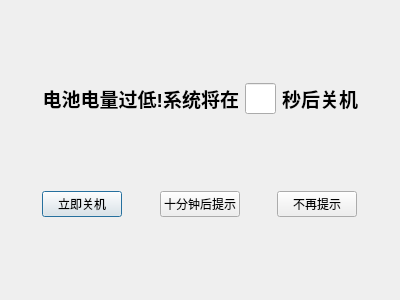
<?xml version="1.0" encoding="UTF-8"?>
<ui version="4.0">
 <class>LowBatteryWarning</class>
 <widget class="QDialog" name="LowBatteryWarning">
  <property name="geometry">
   <rect>
    <x>0</x>
    <y>0</y>
    <width>400</width>
    <height>300</height>
   </rect>
  </property>
  <property name="windowTitle">
   <string>Dialog</string>
  </property>
  <layout class="QGridLayout" name="gridLayout_2">
   <item row="0" column="0">
    <layout class="QVBoxLayout" name="verticalLayout_2">
     <item>
      <spacer name="verticalSpacer">
       <property name="orientation">
        <enum>Qt::Vertical</enum>
       </property>
       <property name="sizeHint" stdset="0">
        <size>
         <width>20</width>
         <height>40</height>
        </size>
       </property>
      </spacer>
     </item>
     <item>
      <layout class="QHBoxLayout" name="horizontalLayout" stretch="0,8,2,4,0">
       <item>
        <spacer name="horizontalSpacer">
         <property name="orientation">
          <enum>Qt::Horizontal</enum>
         </property>
         <property name="sizeHint" stdset="0">
          <size>
           <width>40</width>
           <height>20</height>
          </size>
         </property>
        </spacer>
       </item>
       <item>
        <widget class="QLabel" name="label_promptMsg1">
         <property name="font">
          <font>
           <pointsize>14</pointsize>
           <weight>75</weight>
           <bold>true</bold>
          </font>
         </property>
         <property name="text">
          <string>电池电量过低!系统将在</string>
         </property>
         <property name="alignment">
          <set>Qt::AlignRight|Qt::AlignTrailing|Qt::AlignVCenter</set>
         </property>
        </widget>
       </item>
       <item>
        <widget class="QLineEdit" name="lineEdit_shutDownTime">
         <property name="font">
          <font>
           <pointsize>14</pointsize>
           <weight>75</weight>
           <bold>true</bold>
          </font>
         </property>
         <property name="styleSheet">
          <string notr="true">color: rgb(255, 81, 81);</string>
         </property>
         <property name="alignment">
          <set>Qt::AlignCenter</set>
         </property>
         <property name="readOnly">
          <bool>true</bool>
         </property>
        </widget>
       </item>
       <item>
        <widget class="QLabel" name="label_promptMsg2">
         <property name="font">
          <font>
           <pointsize>14</pointsize>
           <weight>75</weight>
           <bold>true</bold>
          </font>
         </property>
         <property name="text">
          <string>秒后关机</string>
         </property>
        </widget>
       </item>
       <item>
        <spacer name="horizontalSpacer_2">
         <property name="orientation">
          <enum>Qt::Horizontal</enum>
         </property>
         <property name="sizeHint" stdset="0">
          <size>
           <width>40</width>
           <height>20</height>
          </size>
         </property>
        </spacer>
       </item>
      </layout>
     </item>
     <item>
      <spacer name="verticalSpacer_2">
       <property name="orientation">
        <enum>Qt::Vertical</enum>
       </property>
       <property name="sizeHint" stdset="0">
        <size>
         <width>20</width>
         <height>40</height>
        </size>
       </property>
      </spacer>
     </item>
     <item>
      <layout class="QHBoxLayout" name="horizontalLayout_2">
       <item>
        <spacer name="horizontalSpacer_3">
         <property name="orientation">
          <enum>Qt::Horizontal</enum>
         </property>
         <property name="sizeHint" stdset="0">
          <size>
           <width>40</width>
           <height>20</height>
          </size>
         </property>
        </spacer>
       </item>
       <item>
        <widget class="QPushButton" name="pushButton_nowShutDown">
         <property name="text">
          <string>立即关机</string>
         </property>
        </widget>
       </item>
       <item>
        <spacer name="horizontalSpacer_4">
         <property name="orientation">
          <enum>Qt::Horizontal</enum>
         </property>
         <property name="sizeHint" stdset="0">
          <size>
           <width>40</width>
           <height>20</height>
          </size>
         </property>
        </spacer>
       </item>
       <item>
        <widget class="QPushButton" name="pushButton_tenMinutesLater">
         <property name="text">
          <string>十分钟后提示</string>
         </property>
        </widget>
       </item>
       <item>
        <spacer name="horizontalSpacer_5">
         <property name="orientation">
          <enum>Qt::Horizontal</enum>
         </property>
         <property name="sizeHint" stdset="0">
          <size>
           <width>40</width>
           <height>20</height>
          </size>
         </property>
        </spacer>
       </item>
       <item>
        <widget class="QPushButton" name="pushButton_notPrompt">
         <property name="text">
          <string>不再提示</string>
         </property>
        </widget>
       </item>
       <item>
        <spacer name="horizontalSpacer_6">
         <property name="orientation">
          <enum>Qt::Horizontal</enum>
         </property>
         <property name="sizeHint" stdset="0">
          <size>
           <width>40</width>
           <height>20</height>
          </size>
         </property>
        </spacer>
       </item>
      </layout>
     </item>
     <item>
      <spacer name="verticalSpacer_3">
       <property name="orientation">
        <enum>Qt::Vertical</enum>
       </property>
       <property name="sizeHint" stdset="0">
        <size>
         <width>20</width>
         <height>40</height>
        </size>
       </property>
      </spacer>
     </item>
    </layout>
   </item>
  </layout>
 </widget>
 <resources/>
 <connections/>
</ui>
